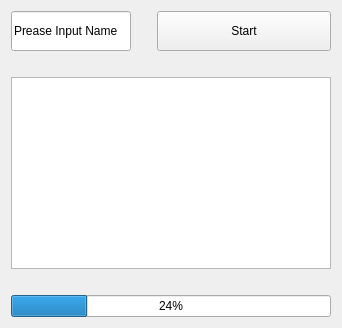
      <widget class="QWidget" name="quickstart">
       <attribute name="title">
        <string>Quick Start</string>
       </attribute>
       <layout class="QVBoxLayout" name="verticalLayout_5">
        <item>
         <layout class="QVBoxLayout" name="verticalLayout_4">
          <item>
           <layout class="QHBoxLayout" name="horizontalLayout">
            <item>
             <widget class="QLineEdit" name="lineEdit">
              <property name="minimumSize">
               <size>
                <width>120</width>
                <height>40</height>
               </size>
              </property>
              <property name="text">
               <string>Prease Input Name</string>
              </property>
             </widget>
            </item>
            <item>
             <spacer name="horizontalSpacer">
              <property name="orientation">
               <enum>Qt::Horizontal</enum>
              </property>
              <property name="sizeType">
               <enum>QSizePolicy::Minimum</enum>
              </property>
              <property name="sizeHint" stdset="0">
               <size>
                <width>20</width>
                <height>20</height>
               </size>
              </property>
             </spacer>
            </item>
            <item>
             <widget class="QPushButton" name="pushButton">
              <property name="sizePolicy">
               <sizepolicy hsizetype="Minimum" vsizetype="Fixed">
                <horstretch>0</horstretch>
                <verstretch>0</verstretch>
               </sizepolicy>
              </property>
              <property name="minimumSize">
               <size>
                <width>174</width>
                <height>40</height>
               </size>
              </property>
              <property name="text">
               <string>Start</string>
              </property>
             </widget>
            </item>
           </layout>
          </item>
          <item>
           <spacer name="verticalSpacer">
            <property name="orientation">
             <enum>Qt::Vertical</enum>
            </property>
            <property name="sizeType">
             <enum>QSizePolicy::Minimum</enum>
            </property>
            <property name="sizeHint" stdset="0">
             <size>
              <width>20</width>
              <height>20</height>
             </size>
            </property>
           </spacer>
          </item>
          <item>
           <widget class="QTextBrowser" name="textBrowser"/>
          </item>
          <item>
           <spacer name="verticalSpacer_2">
            <property name="orientation">
             <enum>Qt::Vertical</enum>
            </property>
            <property name="sizeType">
             <enum>QSizePolicy::Minimum</enum>
            </property>
            <property name="sizeHint" stdset="0">
             <size>
              <width>20</width>
              <height>20</height>
             </size>
            </property>
           </spacer>
          </item>
          <item>
           <widget class="QProgressBar" name="progressBar">
            <property name="value">
             <number>24</number>
            </property>
           </widget>
          </item>
         </layout>
        </item>
       </layout>
      </widget>
